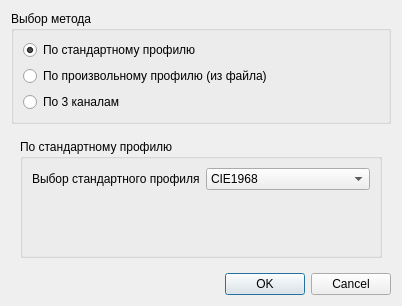
<?xml version="1.0" encoding="UTF-8"?>
<ui version="4.0">
 <class>SettingsDialog</class>
 <widget class="QDialog" name="SettingsDialog">
  <property name="geometry">
   <rect>
    <x>0</x>
    <y>0</y>
    <width>402</width>
    <height>290</height>
   </rect>
  </property>
  <property name="windowTitle">
   <string>Генерация RGB изображений</string>
  </property>
  <layout class="QVBoxLayout" name="verticalLayout">
   <item>
    <widget class="QGroupBox" name="groupBox_2">
     <property name="title">
      <string>Выбор метода</string>
     </property>
     <layout class="QVBoxLayout" name="verticalLayout_2">
      <item>
       <widget class="QRadioButton" name="stdRadioBox">
        <property name="text">
         <string>По стандартному профилю</string>
        </property>
        <property name="checked">
         <bool>true</bool>
        </property>
       </widget>
      </item>
      <item>
       <widget class="QRadioButton" name="rndRadioBox">
        <property name="text">
         <string>По произвольному профилю (из файла)</string>
        </property>
       </widget>
      </item>
      <item>
       <widget class="QRadioButton" name="chnRadioBox">
        <property name="text">
         <string>По 3 каналам</string>
        </property>
       </widget>
      </item>
     </layout>
    </widget>
   </item>
   <item>
    <widget class="QStackedWidget" name="stackedWidget">
     <property name="currentIndex">
      <number>0</number>
     </property>
     <widget class="QWidget" name="page">
      <layout class="QVBoxLayout" name="verticalLayout_3">
       <item>
        <widget class="QGroupBox" name="groupBox_3">
         <property name="title">
          <string>По стандартному профилю</string>
         </property>
         <layout class="QFormLayout" name="formLayout">
          <item row="0" column="0">
           <widget class="QLabel" name="label">
            <property name="text">
             <string>Выбор стандартного профиля</string>
            </property>
           </widget>
          </item>
          <item row="0" column="1">
           <widget class="QComboBox" name="StdProfileComboBox">
            <item>
             <property name="text">
              <string>CIE1968</string>
             </property>
            </item>
           </widget>
          </item>
         </layout>
        </widget>
       </item>
      </layout>
     </widget>
     <widget class="QWidget" name="page_2">
      <layout class="QVBoxLayout" name="verticalLayout_4">
       <item>
        <widget class="QGroupBox" name="groupBox">
         <property name="title">
          <string>По произвольному профилю</string>
         </property>
         <property name="checkable">
          <bool>false</bool>
         </property>
         <property name="checked">
          <bool>false</bool>
         </property>
         <layout class="QGridLayout" name="gridLayout">
          <item row="0" column="1">
           <widget class="QPushButton" name="findFileBtn">
            <property name="text">
             <string>Обзор</string>
            </property>
           </widget>
          </item>
          <item row="0" column="0">
           <widget class="QLineEdit" name="FileEdit">
            <property name="readOnly">
             <bool>true</bool>
            </property>
           </widget>
          </item>
         </layout>
        </widget>
       </item>
      </layout>
     </widget>
     <widget class="QWidget" name="page_3">
      <layout class="QVBoxLayout" name="verticalLayout_5">
       <item>
        <widget class="QGroupBox" name="groupBox_4">
         <property name="title">
          <string>По 3 каналам</string>
         </property>
         <layout class="QFormLayout" name="formLayout_2">
          <item row="0" column="0">
           <widget class="QLabel" name="label_2">
            <property name="text">
             <string>Канал R:</string>
            </property>
           </widget>
          </item>
          <item row="0" column="1">
           <widget class="QComboBox" name="Ch1ComboBox"/>
          </item>
          <item row="1" column="0">
           <widget class="QLabel" name="label_3">
            <property name="text">
             <string>Канал G:</string>
            </property>
           </widget>
          </item>
          <item row="1" column="1">
           <widget class="QComboBox" name="Ch2ComboBox"/>
          </item>
          <item row="2" column="1">
           <widget class="QComboBox" name="Ch3ComboBox"/>
          </item>
          <item row="2" column="0">
           <widget class="QLabel" name="label_4">
            <property name="text">
             <string>Канал B:</string>
            </property>
           </widget>
          </item>
         </layout>
        </widget>
       </item>
      </layout>
     </widget>
    </widget>
   </item>
   <item>
    <widget class="QDialogButtonBox" name="buttonBox">
     <property name="orientation">
      <enum>Qt::Horizontal</enum>
     </property>
     <property name="standardButtons">
      <set>QDialogButtonBox::Cancel|QDialogButtonBox::Ok</set>
     </property>
    </widget>
   </item>
  </layout>
 </widget>
 <resources/>
 <connections>
  <connection>
   <sender>buttonBox</sender>
   <signal>accepted()</signal>
   <receiver>SettingsDialog</receiver>
   <slot>accept()</slot>
   <hints>
    <hint type="sourcelabel">
     <x>248</x>
     <y>254</y>
    </hint>
    <hint type="destinationlabel">
     <x>157</x>
     <y>274</y>
    </hint>
   </hints>
  </connection>
  <connection>
   <sender>buttonBox</sender>
   <signal>rejected()</signal>
   <receiver>SettingsDialog</receiver>
   <slot>reject()</slot>
   <hints>
    <hint type="sourcelabel">
     <x>316</x>
     <y>260</y>
    </hint>
    <hint type="destinationlabel">
     <x>286</x>
     <y>274</y>
    </hint>
   </hints>
  </connection>
 </connections>
</ui>
